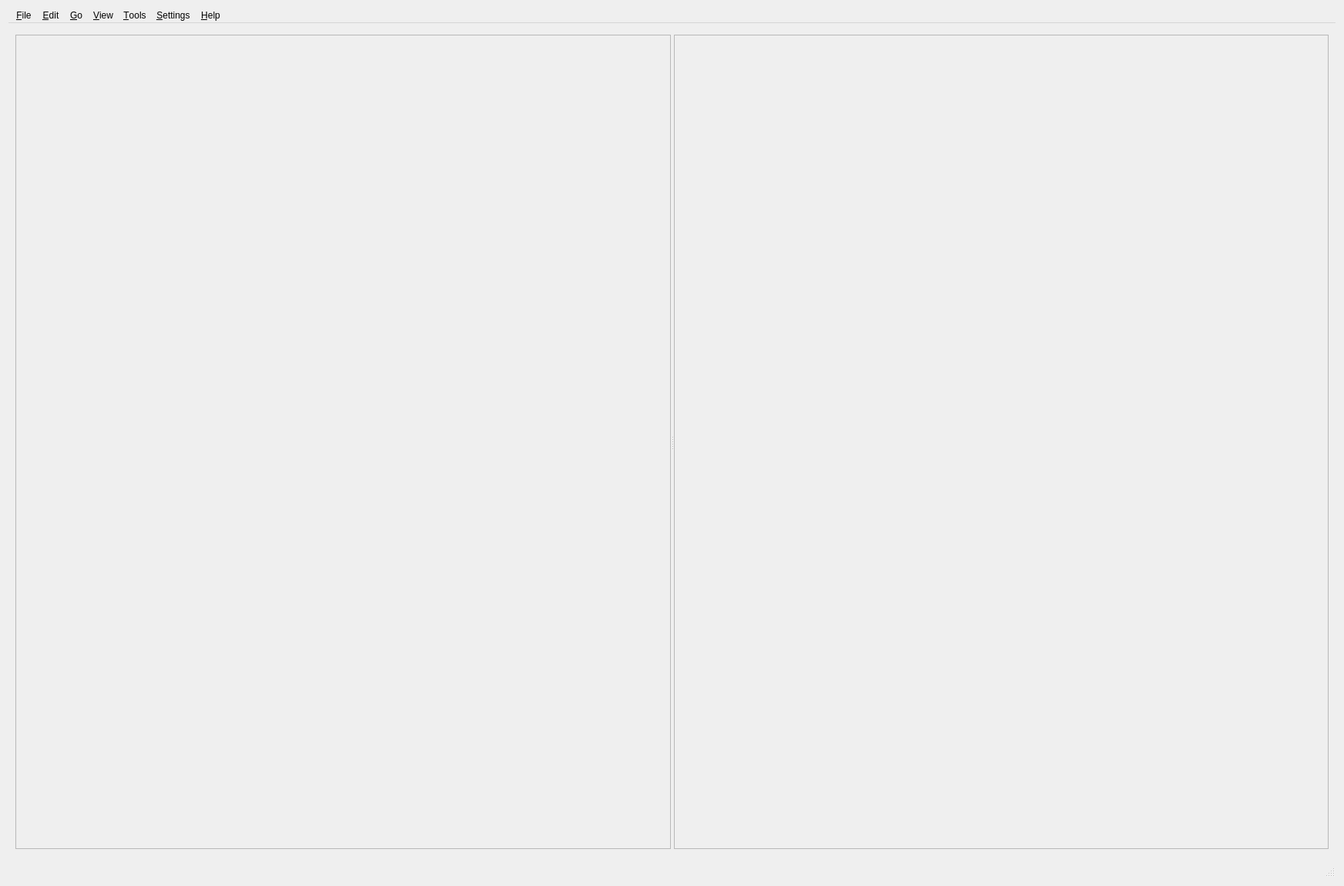
<?xml version="1.0" encoding="UTF-8"?>
<ui version="4.0">
 <class>MainWindow</class>
 <widget class="BCMainWindow" name="MainWindow">
  <property name="geometry">
   <rect>
    <x>0</x>
    <y>0</y>
    <width>1745</width>
    <height>1150</height>
   </rect>
  </property>
  <property name="windowTitle">
   <string>Buli Commander</string>
  </property>
  <property name="autoFillBackground">
   <bool>false</bool>
  </property>
  <layout class="QVBoxLayout" name="verticalLayout">
   <item>
    <widget class="QMenuBar" name="mainMenuBar">
     <widget class="QMenu" name="menuFile">
      <property name="title">
       <string>&amp;File</string>
      </property>
      <addaction name="actionFolderNew"/>
      <addaction name="separator"/>
      <addaction name="actionFileOpen"/>
      <addaction name="actionFileOpenCloseBC"/>
      <addaction name="separator"/>
      <addaction name="actionFileCopyToOtherPanel"/>
      <addaction name="actionFileMoveToOtherPanel"/>
      <addaction name="separator"/>
      <addaction name="actionFileDelete"/>
      <addaction name="actionFileRename"/>
      <addaction name="separator"/>
      <addaction name="actionFileToArchive"/>
      <addaction name="separator"/>
      <addaction name="actionQuit"/>
     </widget>
     <widget class="QMenu" name="menuEdit">
      <property name="title">
       <string>&amp;Edit</string>
      </property>
      <addaction name="actionSelectAll"/>
      <addaction name="actionSelectNone"/>
      <addaction name="actionSelectInvert"/>
      <addaction name="separator"/>
      <addaction name="actionSelectRegEx"/>
     </widget>
     <widget class="QMenu" name="menuGo">
      <property name="title">
       <string>&amp;Go</string>
      </property>
      <widget class="QMenu" name="menuGoFavorites">
       <property name="toolTip">
        <string>Favorites places</string>
       </property>
       <property name="statusTip">
        <string>Favorites places</string>
       </property>
       <property name="title">
        <string>&amp;Favorites</string>
       </property>
       <property name="toolTipsVisible">
        <bool>true</bool>
       </property>
       <addaction name="actionGoFavorites_NoFavoritesYetDefined"/>
      </widget>
      <widget class="QMenu" name="menuGoSavedViews">
       <property name="toolTip">
        <string>Saved views</string>
       </property>
       <property name="statusTip">
        <string>Saved views</string>
       </property>
       <property name="title">
        <string>&amp;Saved views</string>
       </property>
       <addaction name="actionGoSavedViews_NoSavedViewsYet"/>
      </widget>
      <widget class="QMenu" name="menuGoHistory">
       <property name="title">
        <string>&amp;History</string>
       </property>
       <property name="toolTipsVisible">
        <bool>true</bool>
       </property>
       <addaction name="actionGoHistory_isEmpty"/>
      </widget>
      <addaction name="actionGoUp"/>
      <addaction name="actionGoBack"/>
      <addaction name="menuGoHistory"/>
      <addaction name="separator"/>
      <addaction name="menuGoFavorites"/>
      <addaction name="menuGoSavedViews"/>
     </widget>
     <widget class="QMenu" name="menuView">
      <property name="title">
       <string>&amp;View</string>
      </property>
      <addaction name="actionViewDetailled"/>
      <addaction name="actionViewSmallIcon"/>
      <addaction name="actionViewMediumIcon"/>
      <addaction name="actionViewLargeIcon"/>
      <addaction name="separator"/>
      <addaction name="actionViewShowImageFileOnly"/>
      <addaction name="actionViewShowBackupFiles"/>
      <addaction name="actionViewShowHiddenFiles"/>
      <addaction name="separator"/>
      <addaction name="actionViewDisplayLeftSidebar"/>
      <addaction name="actionViewDisplayRightSidebar"/>
      <addaction name="separator"/>
      <addaction name="actionViewSwapPanels"/>
     </widget>
     <widget class="QMenu" name="menuTools">
      <property name="title">
       <string>&amp;Tools</string>
      </property>
      <widget class="QMenu" name="menuBuliCommanderScripts">
       <property name="title">
        <string>K&amp;ritaCommander scripts</string>
       </property>
       <addaction name="actionBCSManageScripts"/>
       <addaction name="separator"/>
       <addaction name="actionBCS_NoScriptYetDefined"/>
      </widget>
      <addaction name="actionToolsSearch"/>
      <addaction name="actionToolsStatistics"/>
      <addaction name="actionToolsSynchronizePanels"/>
      <addaction name="separator"/>
      <addaction name="actionConsole"/>
      <addaction name="menuBuliCommanderScripts"/>
     </widget>
     <widget class="QMenu" name="menuSettings">
      <property name="title">
       <string>&amp;Settings</string>
      </property>
      <addaction name="actionSettingsPreferences"/>
     </widget>
     <widget class="QMenu" name="menuHelp">
      <property name="title">
       <string>&amp;Help</string>
      </property>
      <addaction name="actionHelpAboutBC"/>
     </widget>
     <addaction name="menuFile"/>
     <addaction name="menuEdit"/>
     <addaction name="menuGo"/>
     <addaction name="menuView"/>
     <addaction name="menuTools"/>
     <addaction name="menuSettings"/>
     <addaction name="menuHelp"/>
    </widget>
   </item>
   <item>
    <widget class="QWidget" name="widgetMainView" native="true">
     <property name="sizePolicy">
      <sizepolicy hsizetype="Preferred" vsizetype="Expanding">
       <horstretch>0</horstretch>
       <verstretch>0</verstretch>
      </sizepolicy>
     </property>
     <layout class="QGridLayout" name="gridLayout">
      <item row="0" column="0">
       <widget class="QSplitter" name="splitterMainView">
        <property name="orientation">
         <enum>Qt::Horizontal</enum>
        </property>
        <widget class="QFrame" name="framemainViewLeft">
         <property name="frameShape">
          <enum>QFrame::StyledPanel</enum>
         </property>
         <property name="frameShadow">
          <enum>QFrame::Raised</enum>
         </property>
         <layout class="QGridLayout" name="gridLayout_2">
          <item row="0" column="0">
           <layout class="QVBoxLayout" name="verticalLayoutContainerLeft"/>
          </item>
         </layout>
        </widget>
        <widget class="QFrame" name="framemainViewRight">
         <property name="frameShape">
          <enum>QFrame::StyledPanel</enum>
         </property>
         <property name="frameShadow">
          <enum>QFrame::Raised</enum>
         </property>
         <layout class="QGridLayout" name="gridLayout_3">
          <item row="0" column="0">
           <layout class="QVBoxLayout" name="verticalLayoutContainerRight"/>
          </item>
         </layout>
        </widget>
       </widget>
      </item>
     </layout>
    </widget>
   </item>
   <item>
    <widget class="QStatusBar" name="mainStatusBar">
     <property name="sizePolicy">
      <sizepolicy hsizetype="Preferred" vsizetype="Maximum">
       <horstretch>0</horstretch>
       <verstretch>0</verstretch>
      </sizepolicy>
     </property>
     <property name="sizeGripEnabled">
      <bool>true</bool>
     </property>
    </widget>
   </item>
  </layout>
  <action name="actionFolderNew">
   <property name="text">
    <string>&amp;New folder...</string>
   </property>
   <property name="toolTip">
    <string>Create a new folder in current directory</string>
   </property>
   <property name="statusTip">
    <string>Create a new folder in current directory</string>
   </property>
  </action>
  <action name="actionFileOpen">
   <property name="text">
    <string>&amp;Open selected file</string>
   </property>
   <property name="toolTip">
    <string>Open the selected file in Krita and keep Buli Commander opened</string>
   </property>
   <property name="statusTip">
    <string>Open the selected file in Krita and keep Buli Commander opened</string>
   </property>
  </action>
  <action name="actionFileCopyToOtherPanel">
   <property name="text">
    <string>&amp;Copy to other panel</string>
   </property>
   <property name="toolTip">
    <string>Copy selected files to other panel location</string>
   </property>
   <property name="statusTip">
    <string>Copy selected files to other panel location</string>
   </property>
  </action>
  <action name="actionFileMoveToOtherPanel">
   <property name="text">
    <string>&amp;Move to other panel</string>
   </property>
   <property name="toolTip">
    <string>Move selected files to other panel location</string>
   </property>
   <property name="statusTip">
    <string>Move selected files to other panel location</string>
   </property>
  </action>
  <action name="actionFileDelete">
   <property name="text">
    <string>&amp;Delete...</string>
   </property>
   <property name="toolTip">
    <string>Delete selected files</string>
   </property>
   <property name="statusTip">
    <string>Delete selected files</string>
   </property>
  </action>
  <action name="actionFileRename">
   <property name="text">
    <string>&amp;Rename...</string>
   </property>
   <property name="toolTip">
    <string>Rename selected files</string>
   </property>
   <property name="statusTip">
    <string>Rename selected files</string>
   </property>
  </action>
  <action name="actionFileToArchive">
   <property name="text">
    <string>&amp;Archive...</string>
   </property>
   <property name="toolTip">
    <string>Pack selected selected files in an archive (tar.gz, zip)</string>
   </property>
   <property name="statusTip">
    <string>Pack selected selected files in an archive (tar.gz, zip)</string>
   </property>
   <property name="whatsThis">
    <string>Archive selected files (tar.gz, zip)</string>
   </property>
  </action>
  <action name="actionQuit">
   <property name="text">
    <string>&amp;Quit</string>
   </property>
   <property name="toolTip">
    <string>Quit Buli Commander</string>
   </property>
   <property name="statusTip">
    <string>Quit Buli Commander</string>
   </property>
  </action>
  <action name="actionFileOpenCloseBC">
   <property name="text">
    <string>Open selected &amp;file and close Buli Commander</string>
   </property>
   <property name="toolTip">
    <string>Open selected file in Krita and close Buli Commander</string>
   </property>
   <property name="statusTip">
    <string>Open selected file in Krita and close Buli Commander</string>
   </property>
  </action>
  <action name="actionSelectAll">
   <property name="text">
    <string>&amp;Select all</string>
   </property>
   <property name="toolTip">
    <string>Select all files</string>
   </property>
   <property name="statusTip">
    <string>Select all files</string>
   </property>
  </action>
  <action name="actionSelectNone">
   <property name="text">
    <string>Select &amp;none</string>
   </property>
   <property name="toolTip">
    <string>Unselect all files</string>
   </property>
   <property name="statusTip">
    <string>Unselect all files</string>
   </property>
  </action>
  <action name="actionSelectInvert">
   <property name="text">
    <string>&amp;Invert selection</string>
   </property>
   <property name="toolTip">
    <string>Invert selected files</string>
   </property>
   <property name="statusTip">
    <string>Invert selected files</string>
   </property>
  </action>
  <action name="actionGoUp">
   <property name="text">
    <string>&amp;Up</string>
   </property>
   <property name="toolTip">
    <string>Climb up the folder tree</string>
   </property>
   <property name="statusTip">
    <string>Climb up the folder tree</string>
   </property>
  </action>
  <action name="actionGoBack">
   <property name="text">
    <string>&amp;Back</string>
   </property>
   <property name="toolTip">
    <string>Go back to previous folder</string>
   </property>
   <property name="statusTip">
    <string>Go back to previous folder</string>
   </property>
  </action>
  <action name="actionGoFavorites_NoFavoritesYetDefined">
   <property name="text">
    <string>(&amp;no favorites yet defined)</string>
   </property>
  </action>
  <action name="actionGoSavedViews_NoSavedViewsYet">
   <property name="text">
    <string>(&amp;no saved views yet)</string>
   </property>
  </action>
  <action name="actionViewDetailled">
   <property name="checkable">
    <bool>true</bool>
   </property>
   <property name="checked">
    <bool>true</bool>
   </property>
   <property name="text">
    <string>&amp;Detailled view</string>
   </property>
   <property name="toolTip">
    <string>A view with detailled file informations</string>
   </property>
   <property name="statusTip">
    <string>A view with detailled file informations</string>
   </property>
  </action>
  <action name="actionViewSmallIcon">
   <property name="checkable">
    <bool>true</bool>
   </property>
   <property name="text">
    <string>&amp;Small icon view</string>
   </property>
   <property name="toolTip">
    <string>A small icon view with minimum informations</string>
   </property>
   <property name="statusTip">
    <string>A small icon view with minimum informations</string>
   </property>
  </action>
  <action name="actionViewMediumIcon">
   <property name="checkable">
    <bool>true</bool>
   </property>
   <property name="text">
    <string>&amp;Medium icon view</string>
   </property>
   <property name="toolTip">
    <string>A medium icon view with minimum informations</string>
   </property>
   <property name="statusTip">
    <string>A medium icon view with minimum informations</string>
   </property>
  </action>
  <action name="actionViewLargeIcon">
   <property name="checkable">
    <bool>true</bool>
   </property>
   <property name="text">
    <string>&amp;Large icon view</string>
   </property>
   <property name="toolTip">
    <string>A large icon view with minimum informations</string>
   </property>
   <property name="statusTip">
    <string>A large icon view with minimum informations</string>
   </property>
  </action>
  <action name="actionViewShowImageFileOnly">
   <property name="checkable">
    <bool>true</bool>
   </property>
   <property name="checked">
    <bool>true</bool>
   </property>
   <property name="text">
    <string>Show &amp;Krita managed image files only</string>
   </property>
   <property name="toolTip">
    <string>Only image files recognized by Krita will be shown in list</string>
   </property>
   <property name="statusTip">
    <string>Only image files recognized by Krita will be shown in list</string>
   </property>
  </action>
  <action name="actionViewShowHiddenFiles">
   <property name="checkable">
    <bool>true</bool>
   </property>
   <property name="text">
    <string>Show &amp;hidden files</string>
   </property>
   <property name="toolTip">
    <string>Show hidden files in list</string>
   </property>
   <property name="statusTip">
    <string>Show hidden files in list</string>
   </property>
  </action>
  <action name="actionViewDisplayLeftSidebar">
   <property name="checkable">
    <bool>true</bool>
   </property>
   <property name="text">
    <string>D&amp;isplay left sidebar</string>
   </property>
   <property name="toolTip">
    <string>Display sidebar from left panel</string>
   </property>
   <property name="statusTip">
    <string>Display sidebar from left panel</string>
   </property>
  </action>
  <action name="actionViewDisplayRightSidebar">
   <property name="checkable">
    <bool>true</bool>
   </property>
   <property name="text">
    <string>Display &amp;right sidebar</string>
   </property>
   <property name="toolTip">
    <string>Display sidebar from right panel</string>
   </property>
   <property name="statusTip">
    <string>Display sidebar from right panel</string>
   </property>
  </action>
  <action name="actionViewSwapPanels">
   <property name="text">
    <string>Swap &amp;panels</string>
   </property>
   <property name="toolTip">
    <string>Swap left and right panels</string>
   </property>
   <property name="statusTip">
    <string>Swap left and right panels</string>
   </property>
  </action>
  <action name="actionViewShowBackupFiles">
   <property name="checkable">
    <bool>true</bool>
   </property>
   <property name="text">
    <string>Show &amp;backup files</string>
   </property>
   <property name="toolTip">
    <string>Show backup files in list</string>
   </property>
   <property name="statusTip">
    <string>Show backup files in list</string>
   </property>
  </action>
  <action name="actionToolsSearch">
   <property name="text">
    <string>&amp;Search...</string>
   </property>
   <property name="toolTip">
    <string>Open advanced search window</string>
   </property>
   <property name="statusTip">
    <string>Open advanced search window</string>
   </property>
  </action>
  <action name="actionToolsStatistics">
   <property name="text">
    <string>Stat&amp;istics...</string>
   </property>
   <property name="toolTip">
    <string>Calculate statistics for current directory</string>
   </property>
   <property name="statusTip">
    <string>Calculate statistics for current directory</string>
   </property>
  </action>
  <action name="actionToolsSynchronizePanels">
   <property name="text">
    <string>Synchronize &amp;panels...</string>
   </property>
   <property name="toolTip">
    <string>Synchronize files between panels</string>
   </property>
   <property name="statusTip">
    <string>Synchronize files between panels</string>
   </property>
  </action>
  <action name="actionConsole">
   <property name="text">
    <string>&amp;Buli Commander terminal</string>
   </property>
   <property name="toolTip">
    <string>Open Buli Commander terminal</string>
   </property>
   <property name="statusTip">
    <string>Open Buli Commander terminal</string>
   </property>
  </action>
  <action name="actionSettingsPreferences">
   <property name="text">
    <string>&amp;Preferences...</string>
   </property>
   <property name="toolTip">
    <string>Open Buli Commander settings window</string>
   </property>
   <property name="statusTip">
    <string>Open Buli Commander settings window</string>
   </property>
  </action>
  <action name="actionHelpAboutBC">
   <property name="text">
    <string>&amp;About Buli Commander...</string>
   </property>
   <property name="iconText">
    <string>About Buli Commander...</string>
   </property>
   <property name="toolTip">
    <string>Open About Buli Commander window</string>
   </property>
   <property name="statusTip">
    <string>Open About Buli Commander window</string>
   </property>
  </action>
  <action name="actionSelectRegEx">
   <property name="text">
    <string>&amp;RegEx select...</string>
   </property>
   <property name="toolTip">
    <string>Select files matching given regular expression</string>
   </property>
   <property name="statusTip">
    <string>Select files matching given regular expression</string>
   </property>
  </action>
  <action name="actionGoHistory_isEmpty">
   <property name="text">
    <string>(&amp;history is empty)</string>
   </property>
  </action>
  <action name="actionBCSManageScripts">
   <property name="text">
    <string>&amp;Manage scripts...</string>
   </property>
  </action>
  <action name="actionBCS_NoScriptYetDefined">
   <property name="text">
    <string>(&amp;no script yet defined)</string>
   </property>
  </action>
 </widget>
 <customwidgets>
  <customwidget>
   <class>BCMainWindow</class>
   <extends>QDialog</extends>
   <header>bulicommander.bcmainwindow</header>
   <container>1</container>
  </customwidget>
 </customwidgets>
 <resources/>
 <connections/>
</ui>
